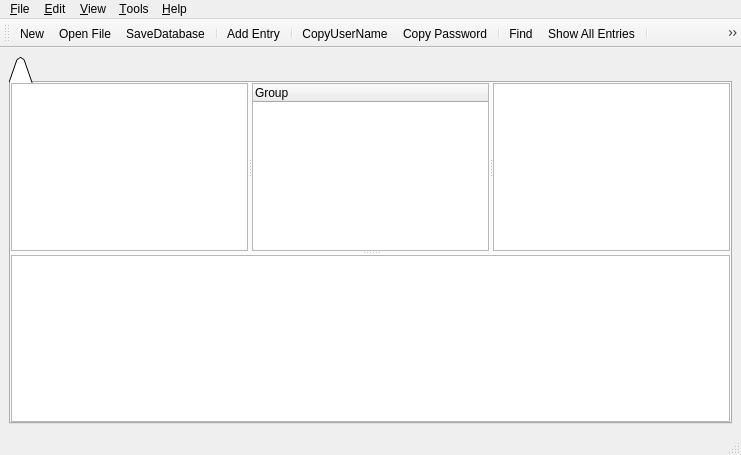
<?xml version="1.0" encoding="UTF-8"?>
<ui version="4.0">
 <class>MainWindow</class>
 <widget class="QMainWindow" name="MainWindow">
  <property name="geometry">
   <rect>
    <x>0</x>
    <y>0</y>
    <width>741</width>
    <height>455</height>
   </rect>
  </property>
  <property name="windowTitle">
   <string>MainWindow</string>
  </property>
  <widget class="QWidget" name="centralWidget">
   <layout class="QVBoxLayout" name="verticalLayout_2">
    <item>
     <widget class="QTabWidget" name="verticalTabWidget">
      <property name="tabShape">
       <enum>QTabWidget::Triangular</enum>
      </property>
      <widget class="QWidget" name="verticalTabWidgetPage1">
       <attribute name="title">
        <string/>
       </attribute>
       <layout class="QVBoxLayout" name="verticalLayout">
        <property name="margin">
         <number>0</number>
        </property>
        <item>
         <widget class="QSplitter" name="horizontalSplitter">
          <property name="orientation">
           <enum>Qt::Vertical</enum>
          </property>
          <property name="childrenCollapsible">
           <bool>true</bool>
          </property>
          <widget class="QWidget" name="widget" native="true">
           <layout class="QVBoxLayout" name="verticalLayout_3">
            <property name="margin">
             <number>0</number>
            </property>
            <item>
             <widget class="QSplitter" name="verticalSplitter">
              <property name="orientation">
               <enum>Qt::Horizontal</enum>
              </property>
              <widget class="QTextBrowser" name="sideBySideTextBrowser">
               <property name="visible">
                <bool>false</bool>
               </property>
              </widget>
              <widget class="QTreeWidget" name="groupTreeWidget">
               <column>
                <property name="text">
                 <string>Group</string>
                </property>
               </column>
              </widget>
              <widget class="QListWidget" name="entryListWidget"/>
             </widget>
            </item>
           </layout>
          </widget>
          <widget class="QTextBrowser" name="stackedTextBrowser"/>
         </widget>
        </item>
       </layout>
      </widget>
     </widget>
    </item>
   </layout>
  </widget>
  <widget class="QMenuBar" name="menuBar">
   <property name="geometry">
    <rect>
     <x>0</x>
     <y>0</y>
     <width>741</width>
     <height>21</height>
    </rect>
   </property>
   <widget class="QMenu" name="menuFile">
    <property name="title">
     <string>&amp;File</string>
    </property>
    <widget class="QMenu" name="menuOpen">
     <property name="title">
      <string>&amp;Open</string>
     </property>
     <addaction name="actionOpen_File"/>
     <addaction name="actionOpen_Url"/>
    </widget>
    <widget class="QMenu" name="menuOpen_Recent">
     <property name="title">
      <string>Open &amp;Recent</string>
     </property>
     <addaction name="separator"/>
     <addaction name="actionClear_List"/>
    </widget>
    <widget class="QMenu" name="menuSave_As">
     <property name="title">
      <string>Save &amp;As</string>
     </property>
     <addaction name="actionSave_to_File"/>
     <addaction name="actionSave_to_URL"/>
     <addaction name="separator"/>
     <addaction name="actionSave_copy_as"/>
    </widget>
    <widget class="QMenu" name="menuSynchronize">
     <property name="title">
      <string>S&amp;ynchronize</string>
     </property>
     <widget class="QMenu" name="menuRecent_Files">
      <property name="title">
       <string>&amp;Recent Files</string>
      </property>
      <addaction name="separator"/>
      <addaction name="actionClear_List_2"/>
     </widget>
     <addaction name="actionSynchronize_with_File"/>
     <addaction name="actionSynchronize_with_URL"/>
     <addaction name="separator"/>
     <addaction name="menuRecent_Files"/>
    </widget>
    <addaction name="actionNewDatabase"/>
    <addaction name="menuOpen"/>
    <addaction name="menuOpen_Recent"/>
    <addaction name="actionCloseDatabase"/>
    <addaction name="separator"/>
    <addaction name="actionSave"/>
    <addaction name="menuSave_As"/>
    <addaction name="separator"/>
    <addaction name="actionDatabaseSettings"/>
    <addaction name="actionChangeMasterKey"/>
    <addaction name="separator"/>
    <addaction name="actionPrint"/>
    <addaction name="separator"/>
    <addaction name="actionImport"/>
    <addaction name="actionExport"/>
    <addaction name="menuSynchronize"/>
    <addaction name="separator"/>
    <addaction name="actionLock_Workspace"/>
    <addaction name="actionExit"/>
   </widget>
   <widget class="QMenu" name="menuEdit">
    <property name="title">
     <string>&amp;Edit</string>
    </property>
    <widget class="QMenu" name="menuShow_Entries_by_Tag">
     <property name="title">
      <string>Show Entries &amp;by Tag</string>
     </property>
     <addaction name="action_No_tags_found"/>
    </widget>
    <addaction name="actionAdd_Group"/>
    <addaction name="actionEdit_Group"/>
    <addaction name="actionDelete_Group"/>
    <addaction name="separator"/>
    <addaction name="actionAdd_Entry"/>
    <addaction name="actionEdit_View_Entry"/>
    <addaction name="actionDuplicate_Entry"/>
    <addaction name="actionDelete_Entry"/>
    <addaction name="separator"/>
    <addaction name="actionSe_lect_All"/>
    <addaction name="separator"/>
    <addaction name="actionShow_All_Entries"/>
    <addaction name="actionShow_All_Expired_Entries"/>
    <addaction name="menuShow_Entries_by_Tag"/>
    <addaction name="separator"/>
    <addaction name="actionFind"/>
   </widget>
   <widget class="QMenu" name="menuView">
    <property name="title">
     <string>&amp;View</string>
    </property>
    <widget class="QMenu" name="menu_Window_Layout">
     <property name="title">
      <string>&amp;Window Layout</string>
     </property>
     <addaction name="action_Stacked"/>
     <addaction name="actionSide_by_Side"/>
    </widget>
    <widget class="QMenu" name="menu_Sort_By">
     <property name="title">
      <string>&amp;Sort By</string>
     </property>
     <addaction name="action_No_Sort"/>
     <addaction name="separator"/>
     <addaction name="actionTitle"/>
     <addaction name="actionUser_Name"/>
     <addaction name="actionPassword"/>
     <addaction name="actionURL"/>
     <addaction name="actionNotes"/>
     <addaction name="separator"/>
     <addaction name="action_Ascending"/>
     <addaction name="action_Descending"/>
    </widget>
    <widget class="QMenu" name="menuTAN_View_Options">
     <property name="title">
      <string>TAN &amp;View Options</string>
     </property>
     <addaction name="actionUse_Simple_List_View_for_TAN_Only_Groups"/>
     <addaction name="actionShowTANIndicies"/>
    </widget>
    <widget class="QMenu" name="menu_Grouping_in_Entry_List">
     <property name="title">
      <string>&amp;Grouping in Entry List</string>
     </property>
     <addaction name="actionShowTANIndiciesOn"/>
     <addaction name="actionShowTANIndiciesAuto"/>
     <addaction name="actionShowTANIndiciesOff"/>
    </widget>
    <addaction name="actionChange_Language"/>
    <addaction name="separator"/>
    <addaction name="actionShow_Toolbar"/>
    <addaction name="actionShow_Entry_View"/>
    <addaction name="menu_Window_Layout"/>
    <addaction name="separator"/>
    <addaction name="action_Always_on_Top"/>
    <addaction name="separator"/>
    <addaction name="action_Configure_Columns"/>
    <addaction name="menu_Sort_By"/>
    <addaction name="menuTAN_View_Options"/>
    <addaction name="menu_Grouping_in_Entry_List"/>
    <addaction name="separator"/>
    <addaction name="actionShow_Entries_of_Subgroups"/>
   </widget>
   <widget class="QMenu" name="menuTools">
    <property name="title">
     <string>&amp;Tools</string>
    </property>
    <widget class="QMenu" name="menu_Database_Tools">
     <property name="title">
      <string>&amp;Database Tools</string>
     </property>
     <addaction name="actionDatabase_Maintenance"/>
     <addaction name="separator"/>
     <addaction name="actionDelete_Duplicate_Entris"/>
     <addaction name="actionDelete_Empty_Groups"/>
     <addaction name="actionDelete_Unused_Custom_Icons"/>
    </widget>
    <addaction name="action_Generate_Password"/>
    <addaction name="actionGenerate_Password_List"/>
    <addaction name="separator"/>
    <addaction name="action_TAN_WIzard"/>
    <addaction name="menu_Database_Tools"/>
    <addaction name="separator"/>
    <addaction name="action_Triggers"/>
    <addaction name="action_Plugins"/>
    <addaction name="separator"/>
    <addaction name="action_Options"/>
   </widget>
   <widget class="QMenu" name="menuHelp">
    <property name="title">
     <string>&amp;Help</string>
    </property>
    <addaction name="action_Help_Contents"/>
    <addaction name="actionHelp_Source"/>
    <addaction name="separator"/>
    <addaction name="actionKeePass_Website"/>
    <addaction name="action_Donate"/>
    <addaction name="separator"/>
    <addaction name="action_Check_for_Update"/>
    <addaction name="separator"/>
    <addaction name="actionAbout_KeePass"/>
   </widget>
   <addaction name="menuFile"/>
   <addaction name="menuEdit"/>
   <addaction name="menuView"/>
   <addaction name="menuTools"/>
   <addaction name="menuHelp"/>
  </widget>
  <widget class="QToolBar" name="toolBar">
   <property name="windowTitle">
    <string>toolBar</string>
   </property>
   <attribute name="toolBarArea">
    <enum>TopToolBarArea</enum>
   </attribute>
   <attribute name="toolBarBreak">
    <bool>false</bool>
   </attribute>
   <addaction name="actionNewDatabase"/>
   <addaction name="actionOpen_File"/>
   <addaction name="actionSave"/>
   <addaction name="separator"/>
   <addaction name="actionAdd_Entry"/>
   <addaction name="separator"/>
   <addaction name="actionCopyUserName"/>
   <addaction name="actionCopy_Password"/>
   <addaction name="separator"/>
   <addaction name="actionFind"/>
   <addaction name="actionShow_All_Entries"/>
   <addaction name="separator"/>
   <addaction name="actionLock_Workspace"/>
  </widget>
  <widget class="QStatusBar" name="statusBar"/>
  <action name="actionNewDatabase">
   <property name="icon">
    <iconset resource="keepass.qrc">
     <normaloff>:/KeePass/Resources/Nuvola/B16x16_FileNew.png</normaloff>:/KeePass/Resources/Nuvola/B16x16_FileNew.png</iconset>
   </property>
   <property name="text">
    <string>&amp;New...</string>
   </property>
   <property name="toolTip">
    <string>Create a New Database</string>
   </property>
   <property name="shortcut">
    <string>Ctrl+N</string>
   </property>
  </action>
  <action name="actionCloseDatabase">
   <property name="icon">
    <iconset resource="keepass.qrc">
     <normaloff>:/KeePass/Resources/Nuvola_Derived/B16x16_File_Close.png</normaloff>:/KeePass/Resources/Nuvola_Derived/B16x16_File_Close.png</iconset>
   </property>
   <property name="text">
    <string>&amp;Close</string>
   </property>
   <property name="toolTip">
    <string>Close Current Database</string>
   </property>
   <property name="shortcut">
    <string>Ctrl+W</string>
   </property>
  </action>
  <action name="actionSave">
   <property name="icon">
    <iconset resource="keepass.qrc">
     <normaloff>:/KeePass/Resources/Nuvola/B16x16_FileSave.png</normaloff>:/KeePass/Resources/Nuvola/B16x16_FileSave.png</iconset>
   </property>
   <property name="text">
    <string>&amp;SaveDatabase</string>
   </property>
   <property name="toolTip">
    <string>Save Current Database</string>
   </property>
   <property name="shortcut">
    <string>Ctrl+S</string>
   </property>
  </action>
  <action name="actionDatabaseSettings">
   <property name="icon">
    <iconset resource="keepass.qrc">
     <normaloff>:/KeePass/Resources/Nuvola/B16x16_Package_Development.png</normaloff>:/KeePass/Resources/Nuvola/B16x16_Package_Development.png</iconset>
   </property>
   <property name="text">
    <string>&amp;Database Settings...</string>
   </property>
   <property name="toolTip">
    <string>Open Database Settings Dialog</string>
   </property>
  </action>
  <action name="actionChangeMasterKey">
   <property name="icon">
    <iconset resource="keepass.qrc">
     <normaloff>:/KeePass/Resources/Nuvola/B16x16_File_Locked.png</normaloff>:/KeePass/Resources/Nuvola/B16x16_File_Locked.png</iconset>
   </property>
   <property name="text">
    <string>Change &amp;Master Key...</string>
   </property>
   <property name="toolTip">
    <string>Change Master Key for Current Database</string>
   </property>
  </action>
  <action name="actionPrint">
   <property name="icon">
    <iconset resource="keepass.qrc">
     <normaloff>:/KeePass/Resources/Nuvola/B16x16_FilePrint.png</normaloff>:/KeePass/Resources/Nuvola/B16x16_FilePrint.png</iconset>
   </property>
   <property name="text">
    <string>&amp;Print...</string>
   </property>
   <property name="shortcut">
    <string>Ctrl+P</string>
   </property>
  </action>
  <action name="actionImport">
   <property name="text">
    <string>&amp;Import...</string>
   </property>
  </action>
  <action name="actionExport">
   <property name="text">
    <string>&amp;Export...</string>
   </property>
  </action>
  <action name="actionLock_Workspace">
   <property name="icon">
    <iconset resource="keepass.qrc">
     <normaloff>:/KeePass/Resources/Images/B16x16_LockWorkspace.png</normaloff>:/KeePass/Resources/Images/B16x16_LockWorkspace.png</iconset>
   </property>
   <property name="text">
    <string>&amp;Lock Workspace</string>
   </property>
   <property name="shortcut">
    <string>Ctrl+L</string>
   </property>
  </action>
  <action name="actionExit">
   <property name="text">
    <string>E&amp;xit</string>
   </property>
   <property name="toolTip">
    <string>Exit KeePass</string>
   </property>
  </action>
  <action name="actionOpen_File">
   <property name="icon">
    <iconset resource="keepass.qrc">
     <normaloff>:/KeePass/Resources/Nuvola/B16x16_Folder_Yellow_Open.png</normaloff>:/KeePass/Resources/Nuvola/B16x16_Folder_Yellow_Open.png</iconset>
   </property>
   <property name="text">
    <string>Open &amp;File...</string>
   </property>
   <property name="shortcut">
    <string>Ctrl+O</string>
   </property>
  </action>
  <action name="actionOpen_Url">
   <property name="icon">
    <iconset resource="keepass.qrc">
     <normaloff>:/KeePass/Resources/Nuvola_Client/C01_Package_Network.png</normaloff>:/KeePass/Resources/Nuvola_Client/C01_Package_Network.png</iconset>
   </property>
   <property name="text">
    <string>Open &amp;Url...</string>
   </property>
   <property name="shortcut">
    <string>Ctrl+Shift+O</string>
   </property>
  </action>
  <action name="actionClear_List">
   <property name="text">
    <string>&amp;Clear List</string>
   </property>
  </action>
  <action name="actionSave_to_File">
   <property name="text">
    <string>Save to &amp;File...</string>
   </property>
  </action>
  <action name="actionSave_to_URL">
   <property name="text">
    <string>Save to &amp;URL...</string>
   </property>
  </action>
  <action name="actionSave_copy_as">
   <property name="text">
    <string>Save &amp;Copy to File...</string>
   </property>
  </action>
  <action name="actionSynchronize_with_File">
   <property name="text">
    <string>Synchronize with &amp;File...</string>
   </property>
   <property name="shortcut">
    <string>Ctrl+R</string>
   </property>
  </action>
  <action name="actionSynchronize_with_URL">
   <property name="text">
    <string>Synchronize with &amp;URL...</string>
   </property>
   <property name="shortcut">
    <string>Ctrl+Shift+R</string>
   </property>
  </action>
  <action name="actionClear_List_2">
   <property name="text">
    <string>&amp;Clear List</string>
   </property>
  </action>
  <action name="actionAdd_Group">
   <property name="text">
    <string>Add &amp;Group</string>
   </property>
  </action>
  <action name="actionEdit_Group">
   <property name="text">
    <string>Ed&amp;it Group</string>
   </property>
  </action>
  <action name="actionDelete_Group">
   <property name="text">
    <string>Dele&amp;te Group</string>
   </property>
   <property name="shortcut">
    <string>Del</string>
   </property>
  </action>
  <action name="actionAdd_Entry">
   <property name="icon">
    <iconset resource="keepass.qrc">
     <normaloff>:/KeePass/Resources/Nuvola/B16x16_KGPG_Import.png</normaloff>:/KeePass/Resources/Nuvola/B16x16_KGPG_Import.png</iconset>
   </property>
   <property name="text">
    <string>&amp;Add Entry...</string>
   </property>
   <property name="shortcut">
    <string>Ctrl+I</string>
   </property>
  </action>
  <action name="actionEdit_View_Entry">
   <property name="text">
    <string>&amp;Edit/View Entry...</string>
   </property>
   <property name="shortcut">
    <string>Return</string>
   </property>
  </action>
  <action name="actionDuplicate_Entry">
   <property name="text">
    <string>Dupli&amp;cate Entry</string>
   </property>
  </action>
  <action name="actionDelete_Entry">
   <property name="text">
    <string>&amp;Delete Entry</string>
   </property>
   <property name="shortcut">
    <string>Del</string>
   </property>
  </action>
  <action name="actionShow_All_Entries">
   <property name="icon">
    <iconset resource="keepass.qrc">
     <normaloff>:/KeePass/Resources/Nuvola/B16x16_KGPG_Key3.png</normaloff>:/KeePass/Resources/Nuvola/B16x16_KGPG_Key3.png</iconset>
   </property>
   <property name="text">
    <string>&amp;Show All Entries</string>
   </property>
  </action>
  <action name="actionShow_All_Expired_Entries">
   <property name="text">
    <string>Show All E&amp;xpired Entries</string>
   </property>
  </action>
  <action name="action_No_tags_found">
   <property name="enabled">
    <bool>false</bool>
   </property>
   <property name="text">
    <string>(No tags found)</string>
   </property>
  </action>
  <action name="actionFind">
   <property name="icon">
    <iconset resource="keepass.qrc">
     <normaloff>:/KeePass/Resources/Nuvola/B16x16_XMag.png</normaloff>:/KeePass/Resources/Nuvola/B16x16_XMag.png</iconset>
   </property>
   <property name="text">
    <string>&amp;Find...</string>
   </property>
   <property name="shortcut">
    <string>Ctrl+F</string>
   </property>
  </action>
  <action name="actionSe_lect_All">
   <property name="text">
    <string>Se&amp;lect All</string>
   </property>
   <property name="shortcut">
    <string>Ctrl+A</string>
   </property>
  </action>
  <action name="actionChange_Language">
   <property name="icon">
    <iconset resource="keepass.qrc">
     <normaloff>:/KeePass/Resources/Nuvola/B16x16_Keyboard_Layout.png</normaloff>:/KeePass/Resources/Nuvola/B16x16_Keyboard_Layout.png</iconset>
   </property>
   <property name="text">
    <string>Change &amp;Language...</string>
   </property>
  </action>
  <action name="actionShow_Toolbar">
   <property name="checkable">
    <bool>true</bool>
   </property>
   <property name="checked">
    <bool>true</bool>
   </property>
   <property name="text">
    <string>Show &amp;Toolbar</string>
   </property>
  </action>
  <action name="actionShow_Entry_View">
   <property name="checkable">
    <bool>true</bool>
   </property>
   <property name="checked">
    <bool>true</bool>
   </property>
   <property name="text">
    <string>Show &amp;Entry View</string>
   </property>
  </action>
  <action name="action_Always_on_Top">
   <property name="checkable">
    <bool>true</bool>
   </property>
   <property name="text">
    <string>&amp;Always on Top</string>
   </property>
  </action>
  <action name="action_Configure_Columns">
   <property name="text">
    <string>&amp;Configure Columns...</string>
   </property>
  </action>
  <action name="actionUse_Simple_List_View_for_TAN_Only_Groups">
   <property name="checkable">
    <bool>true</bool>
   </property>
   <property name="checked">
    <bool>true</bool>
   </property>
   <property name="text">
    <string>Use &amp;Simple List View for TAN-Only Groups</string>
   </property>
  </action>
  <action name="actionShowTANIndicies">
   <property name="checkable">
    <bool>true</bool>
   </property>
   <property name="checked">
    <bool>true</bool>
   </property>
   <property name="text">
    <string>Show TAN &amp;Indicies in Entry Titles</string>
   </property>
  </action>
  <action name="actionShow_Entries_of_Subgroups">
   <property name="checkable">
    <bool>true</bool>
   </property>
   <property name="text">
    <string>Show Entries of Su&amp;bgroups</string>
   </property>
  </action>
  <action name="action_Generate_Password">
   <property name="text">
    <string>&amp;Generate Password...</string>
   </property>
  </action>
  <action name="actionGenerate_Password_List">
   <property name="text">
    <string>Generate Password &amp;List...</string>
   </property>
  </action>
  <action name="action_Triggers">
   <property name="text">
    <string>&amp;Triggers...</string>
   </property>
  </action>
  <action name="action_Plugins">
   <property name="text">
    <string>&amp;Plugins...</string>
   </property>
  </action>
  <action name="action_Options">
   <property name="text">
    <string>&amp;Options...</string>
   </property>
  </action>
  <action name="action_TAN_WIzard">
   <property name="text">
    <string>&amp;TAN WIzard...</string>
   </property>
  </action>
  <action name="actionDatabase_Maintenance">
   <property name="text">
    <string>Database &amp;Maintenance...</string>
   </property>
  </action>
  <action name="actionDelete_Duplicate_Entris">
   <property name="text">
    <string>Delete &amp;Duplicate Entries</string>
   </property>
  </action>
  <action name="actionDelete_Empty_Groups">
   <property name="text">
    <string>Delete Empty &amp;Groups</string>
   </property>
  </action>
  <action name="actionDelete_Unused_Custom_Icons">
   <property name="text">
    <string>Delete Unused Custom &amp;Icons</string>
   </property>
  </action>
  <action name="action_Help_Contents">
   <property name="text">
    <string>&amp;Help Contents</string>
   </property>
   <property name="shortcut">
    <string>F1</string>
   </property>
  </action>
  <action name="actionHelp_Source">
   <property name="text">
    <string>Help &amp;Source...</string>
   </property>
  </action>
  <action name="actionKeePass_Website">
   <property name="text">
    <string>KeePass &amp;Website</string>
   </property>
  </action>
  <action name="action_Donate">
   <property name="text">
    <string>&amp;Donate...</string>
   </property>
  </action>
  <action name="action_Check_for_Update">
   <property name="text">
    <string>&amp;Check for Update</string>
   </property>
  </action>
  <action name="actionAbout_KeePass">
   <property name="text">
    <string>About KeePass...</string>
   </property>
  </action>
  <action name="actionCopyUserName">
   <property name="icon">
    <iconset resource="keepass.qrc">
     <normaloff>:/KeePass/Resources/Nuvola/B16x16_Personal.png</normaloff>:/KeePass/Resources/Nuvola/B16x16_Personal.png</iconset>
   </property>
   <property name="text">
    <string>CopyUserName</string>
   </property>
   <property name="toolTip">
    <string>Copy User Name to Clipboard</string>
   </property>
   <property name="shortcut">
    <string>Ctrl+B</string>
   </property>
  </action>
  <action name="actionCopy_Password">
   <property name="icon">
    <iconset resource="keepass.qrc">
     <normaloff>:/KeePass/Resources/Nuvola/B16x16_KGPG_Info.png</normaloff>:/KeePass/Resources/Nuvola/B16x16_KGPG_Info.png</iconset>
   </property>
   <property name="text">
    <string>Copy Password</string>
   </property>
   <property name="toolTip">
    <string>Copy Password to Clipboard</string>
   </property>
   <property name="shortcut">
    <string>Ctrl+C</string>
   </property>
  </action>
  <actiongroup name="actiongroupEntryView">
   <action name="action_Stacked">
    <property name="checkable">
     <bool>true</bool>
    </property>
    <property name="checked">
     <bool>true</bool>
    </property>
    <property name="text">
     <string>&amp;Stacked</string>
    </property>
   </action>
   <action name="actionSide_by_Side">
    <property name="checkable">
     <bool>true</bool>
    </property>
    <property name="text">
     <string>Side &amp;by Side</string>
    </property>
   </action>
  </actiongroup>
  <actiongroup name="actiongroupSortByType">
   <action name="action_No_Sort">
    <property name="checkable">
     <bool>true</bool>
    </property>
    <property name="checked">
     <bool>true</bool>
    </property>
    <property name="text">
     <string>&amp;No Sort</string>
    </property>
   </action>
   <action name="actionTitle">
    <property name="checkable">
     <bool>true</bool>
    </property>
    <property name="text">
     <string>Title</string>
    </property>
   </action>
   <action name="actionUser_Name">
    <property name="checkable">
     <bool>true</bool>
    </property>
    <property name="text">
     <string>User Name</string>
    </property>
   </action>
   <action name="actionPassword">
    <property name="checkable">
     <bool>true</bool>
    </property>
    <property name="text">
     <string>Password</string>
    </property>
   </action>
   <action name="actionURL">
    <property name="checkable">
     <bool>true</bool>
    </property>
    <property name="text">
     <string>URL</string>
    </property>
   </action>
   <action name="actionNotes">
    <property name="checkable">
     <bool>true</bool>
    </property>
    <property name="text">
     <string>Notes</string>
    </property>
   </action>
  </actiongroup>
  <actiongroup name="actiongroupSortByOrder">
   <action name="action_Ascending">
    <property name="checkable">
     <bool>true</bool>
    </property>
    <property name="text">
     <string>&amp;Ascending</string>
    </property>
   </action>
   <action name="action_Descending">
    <property name="checkable">
     <bool>true</bool>
    </property>
    <property name="text">
     <string>&amp;Descending</string>
    </property>
   </action>
  </actiongroup>
  <actiongroup name="actiongroupShowTANIndicies">
   <action name="actionShowTANIndiciesOn">
    <property name="checkable">
     <bool>true</bool>
    </property>
    <property name="text">
     <string>On</string>
    </property>
   </action>
   <action name="actionShowTANIndiciesAuto">
    <property name="checkable">
     <bool>true</bool>
    </property>
    <property name="checked">
     <bool>true</bool>
    </property>
    <property name="text">
     <string>Auto (&amp;Recommended)</string>
    </property>
   </action>
   <action name="actionShowTANIndiciesOff">
    <property name="checkable">
     <bool>true</bool>
    </property>
    <property name="text">
     <string>Off</string>
    </property>
   </action>
  </actiongroup>
 </widget>
 <resources>
  <include location="keepass.qrc"/>
 </resources>
 <connections>
  <connection>
   <sender>actionShow_Toolbar</sender>
   <signal>toggled(bool)</signal>
   <receiver>toolBar</receiver>
   <slot>setVisible(bool)</slot>
   <hints>
    <hint type="sourcelabel">
     <x>-1</x>
     <y>-1</y>
    </hint>
    <hint type="destinationlabel">
     <x>399</x>
     <y>26</y>
    </hint>
   </hints>
  </connection>
  <connection>
   <sender>action_Stacked</sender>
   <signal>toggled(bool)</signal>
   <receiver>stackedTextBrowser</receiver>
   <slot>setVisible(bool)</slot>
   <hints>
    <hint type="sourcelabel">
     <x>-1</x>
     <y>-1</y>
    </hint>
    <hint type="destinationlabel">
     <x>369</x>
     <y>331</y>
    </hint>
   </hints>
  </connection>
  <connection>
   <sender>actionSide_by_Side</sender>
   <signal>toggled(bool)</signal>
   <receiver>sideBySideTextBrowser</receiver>
   <slot>setVisible(bool)</slot>
   <hints>
    <hint type="sourcelabel">
     <x>-1</x>
     <y>-1</y>
    </hint>
    <hint type="destinationlabel">
     <x>609</x>
     <y>158</y>
    </hint>
   </hints>
  </connection>
 </connections>
</ui>
